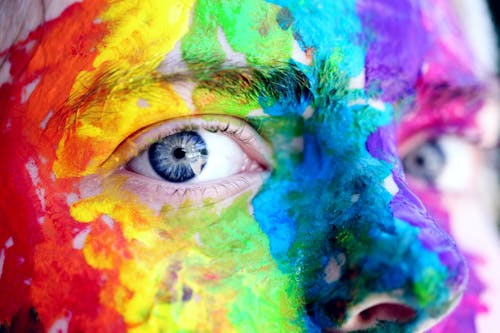
#> input picture Colorfull.jpeg, 500 x 333 px, found by its file name
$ jupyter execute 'Semantic Segmentation of Road Objects.ipynb'   (shell and % lines are left out)
#> lines starting #> are read from the running program, lines starting #| are printed output that depends on the picture
# The idea comes from Kaggle website to start CNN by doing this project (Link : https://medium.com/projectpro/learn-deep-learning-by-building-15-neural-network-projects-in-2022-156c9b1aefc6#:~:text=Detection%20Database.-,6)%20Semantic%20Segmentation%20of%20Road%20Objects,-Semantic%20segmentation%20involves)

## To start I want to check how create a colored image frm a grayscale image.

[cell 1]
# Import necessary libraries
import cv2
import matplotlib.pyplot as plt
from google.colab import drive
import os

## Step 1: Mount Google Drive
#drive.mount('/content/drive')

# Step 2: Define the file path
# Assuming your Colab notebook and the image are in the same folder
notebook_path = "/content/drive/MyDrive/Object-detection-with-CNN/"
file_name = "Colorfull.jpeg"  # Change to your image file name
file_path = os.path.join(notebook_path, file_name)

# Step 3: Read and convert the image to grayscale
image = cv2.imread(file_path)  # Read the image from Google Drive
#> image is the input picture: shape (333, 500, 3); mean B, G, R 129.3, 137.7, 149.7
gray_image = cv2.cvtColor(image, cv2.COLOR_BGR2GRAY)  # Convert to grayscale
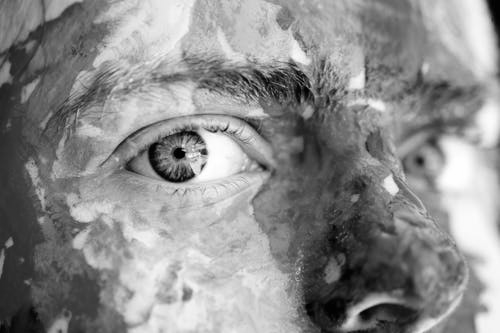
#> gray_image: shape (333, 500); min 0, max 255, mean 140.3

# Save or display the result
cv2.imwrite('Grayscale_image.jpeg', gray_image)

# Step 4: Display the original and grayscale images
plt.figure(figsize=(12, 6))

# Display original image
plt.subplot(1, 2, 1)
plt.imshow(cv2.cvtColor(image, cv2.COLOR_BGR2RGB))
plt.title("Original Image")
plt.axis('off')

# Display grayscale image
plt.subplot(1, 2, 2)
plt.imshow(gray_image, cmap='gray')
plt.title("Grayscale Image")
plt.axis('off')

plt.show()
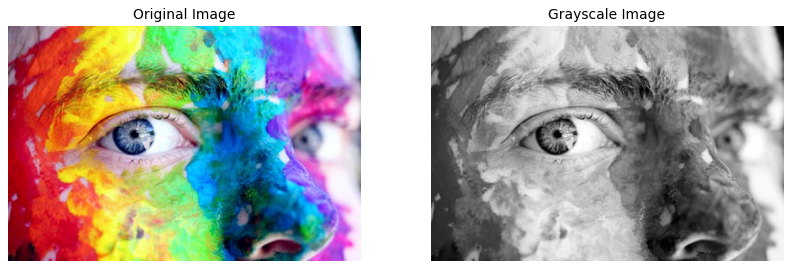
#> figure drawn by matplotlib, 2 panels

[cell 2]
# Convert the grayscale image to a color image (BGR format)
color_image = cv2.cvtColor(gray_image, cv2.COLOR_GRAY2BGR)

## Save or display the result
cv2.imwrite('color_image.jpeg', color_image)

# Step 4: Display the original and grayscale images
plt.figure(figsize=(12, 6))

# Display original image
plt.subplot(1, 2, 1)
plt.imshow(gray_image, cmap='gray')
plt.title("Grayscale Image")
plt.axis('off')

# Display grayscale image
plt.subplot(1, 2, 2)
plt.imshow(color_image)
plt.title("Converted Color Image")
plt.axis('off')

plt.show()
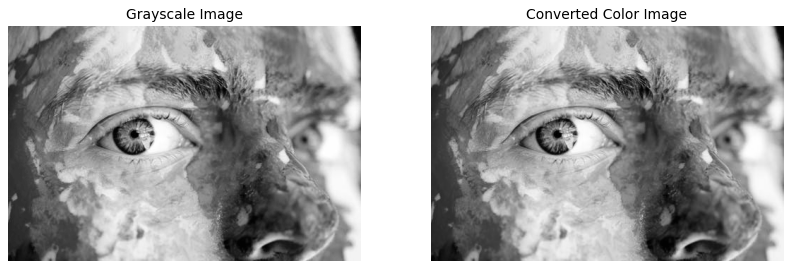
#> figure drawn by matplotlib, 2 panels

[cell 3]
# Convert the grayscale image to a color image (BGR format)
color_image = cv2.cvtColor(gray_image, cv2.COLOR_GRAY2BGR)

# Create a color image with a custom color, e.g., a bluish tint
color_image[:, :, 0] = gray_image // 2  # Blue channel
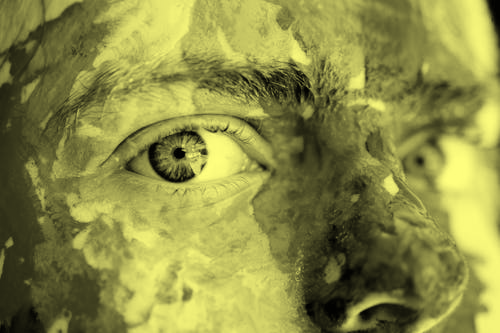
#> color_image: shape (333, 500, 3); mean B, G, R 69.9, 140.3, 140.3
color_image[:, :, 1] = gray_image // 2  # Green channel (dimmed)
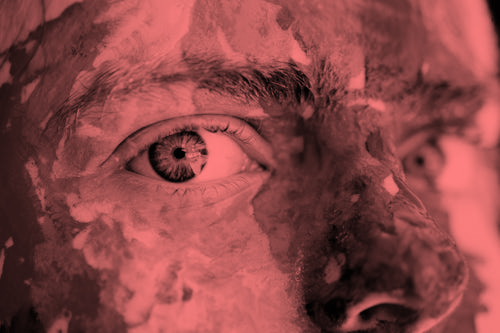
#> color_image: shape (333, 500, 3); mean B, G, R 69.9, 69.9, 140.3
color_image[:, :, 2] = gray_image // 1  # Red channel (dimmed)


## Save or display the result
cv2.imwrite('color_image.jpeg', color_image)

# Step 4: Display the original and grayscale images
plt.figure(figsize=(12, 6))

# Display original image
plt.subplot(1, 2, 1)
plt.imshow(gray_image, cmap='gray')
plt.title("Grayscale Image")
plt.axis('off')

# Display grayscale image
plt.subplot(1, 2, 2)
plt.imshow(cv2.cvtColor(color_image, cv2.COLOR_BGR2RGB))
plt.title("Converted Color Image")
plt.axis('off')

plt.show()
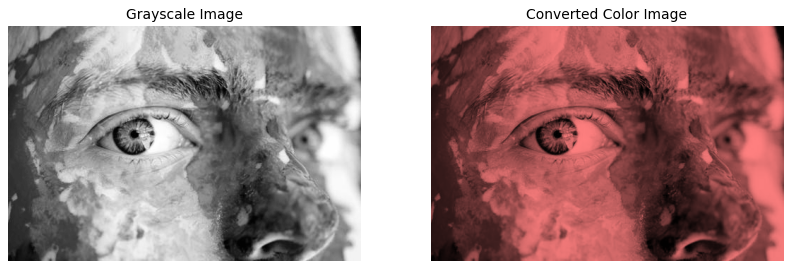
#> figure drawn by matplotlib, 2 panels
